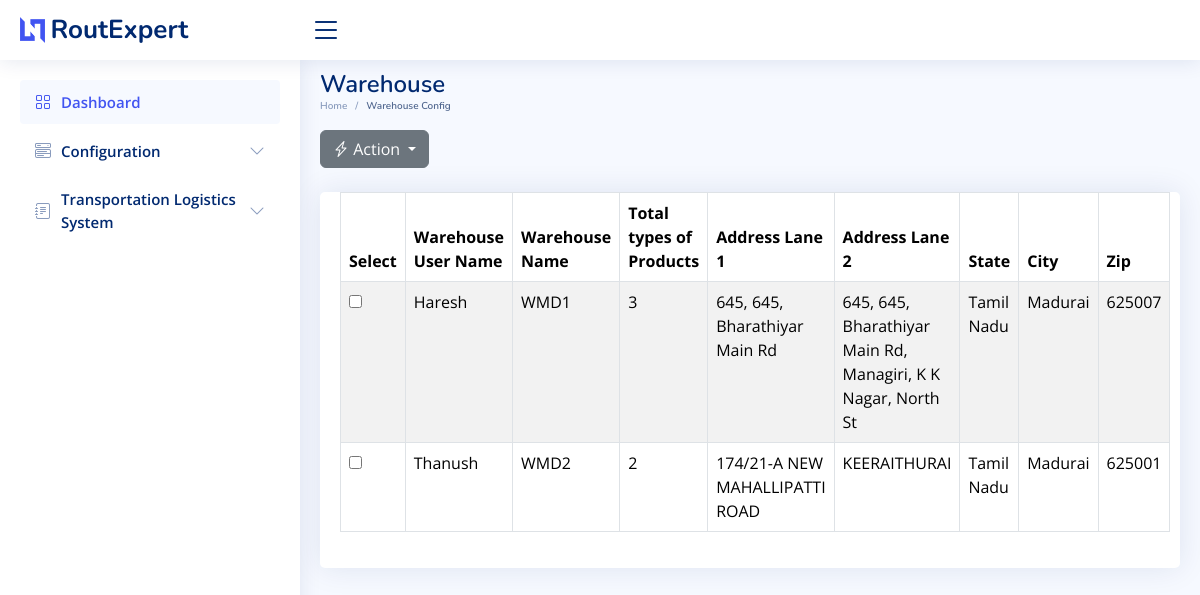
The app's page /warehouse_config with its own data.
### sql_app/model.py (models this page shows)
class Warehouse(Base):
    __tablename__ = "Warehouse"
    id = Column(Integer, primary_key=True, index=True)
    warehouse_user_name = Column(String)
    warehouse_name = Column(String)
    warehouse_prod_types = Column(String)
    address_lane_1 = Column(String)
    address_lane_2 = Column(String)
    city = Column(String)
    state = Column(String)
    zip = Column(String)

### main.py (the view)
@app.get("/warehouse_config", response_class=HTMLResponse)
async def warehouse_config(request: Request):
    warehouses = db.query(Warehouse).all()
    warehouse_list = []
    for warehouse in warehouses:
        warehouse_data = {
            "id": warehouse.id,
            "warehouse_user_name": warehouse.warehouse_user_name,
            "warehouse_name": warehouse.warehouse_name,
            "warehouse_prod_types": warehouse.warehouse_prod_types,
            "address_lane_1": warehouse.address_lane_1,
            "address_lane_2": warehouse.address_lane_2,
            "state": warehouse.state,
            "city": warehouse.city,
            "zip": warehouse.zip,
        }
        warehouse_list.append(warehouse_data)
    return templates.TemplateResponse("warehouse_config.html", {"request": request, "warehouse": warehouse_list})

### templates/warehouse_config.html (shortened to what this page needs)
<!DOCTYPE html>
<html lang="en">
  <head>
    <link
      href="../static/assets/vendor/bootstrap/css/bootstrap.min.css"
      rel="stylesheet"
    />
    <link
      href="../static/assets/vendor/bootstrap-icons/bootstrap-icons.css"
      rel="stylesheet"
    />
    <link
      href="../static/assets/vendor/boxicons/css/boxicons.min.css"
      rel="stylesheet"
    />
    <link
      href="../static/assets/vendor/quill/quill.snow.css"
      rel="stylesheet"
    />
    <link
      href="../static/assets/vendor/quill/quill.bubble.css"
      rel="stylesheet"
    />
    <link
      href="../static/assets/vendor/remixicon/remixicon.css"
      rel="stylesheet"
    />
    <link
      href="../static/assets/vendor/simple-datatables/style.css"
      rel="stylesheet"
    />
    <link href="../static/assets/css/style.css" rel="stylesheet" />
  </head>
  <body>
    <header id="header" class="header fixed-top d-flex align-items-center">
      <div class="d-flex align-items-center justify-content-between">
        <a href="/" class="logo d-flex align-items-center">
          <img src="../static/assets/img/logo.png" alt="" />
          <span class="d-none d-lg-block">RoutExpert</span>
        </a>
        <i class="bi bi-list toggle-sidebar-btn"></i>
      </div>
    </header>
    <aside id="sidebar" class="sidebar">
      <ul class="sidebar-nav" id="sidebar-nav">
        <li class="nav-item">
          <a class="nav-link" href="/">
            <i class="bi bi-grid"></i>
            <span>Dashboard</span>
          </a>
        </li>
        <li class="nav-item">
          <a
            class="nav-link collapsed"
            data-bs-target="#components-nav"
            data-bs-toggle="collapse"
            href="#"
          >
            <i class="bi bi-menu-button-wide"></i><span>Configuration</span
            ><i class="bi bi-chevron-down ms-auto"></i>
          </a>
        </li>
        <li class="nav-item">
          <a
            class="nav-link collapsed"
            data-bs-target="#forms-nav"
            data-bs-toggle="collapse"
            href="#"
          >
            <i class="bi bi-journal-text"></i
            ><span>Transportation Logistics System</span
            ><i class="bi bi-chevron-down ms-auto"></i>
          </a>
        </li>
      </ul>
    </aside>
    <main id="main" class="main">
        <div class="pagetitle">
          <h1>Warehouse</h1>
          <nav>
            <ol class="breadcrumb">
              <li class="breadcrumb-item"><a href="/">Home</a></li>
              <li class="breadcrumb-item active">Warehouse Config</li>
            </ol>
          </nav>
        </div>
        <section class="section dashboard">
              <div class="row">
                <div class="col-md-6">
                  <div class="dropdown d-inline-block">
                    <button class="btn btn-secondary dropdown-toggle" type="button" id="configurationDropdown"
                      data-bs-toggle="dropdown" aria-expanded="false">
                      <i class="bi bi-lightning-charge"></i> Action
                    </button>
                  </div>
                </div>
              </div>
            <div class="container-lg-10 mt-4">
              <div class="card">
                <div class="card-body">
                  <table class="table datatable table-bordered table-striped">
                    <thead class="thead-dark">
                      <tr>
                        <th>Select</th>
                        <th>Warehouse User Name</th>
                        <th>Warehouse Name</th>
                        <th>Total types of Products</th>
                        <th>Address Lane 1</th>
                        <th>Address Lane 2</th>
                        <th>State</th>
                        <th>City</th>
                        <th>Zip</th>
                      </tr>
                    </thead>
                    <tbody>
                      {% for warehouse in warehouse %}
                      <tr>
                        <td><input type="checkbox" name="selectedWarehouse" value="{{ warehouse.id }}"></td>
                        <td class="warehouse-info" data-column="warehouse_user_name">{{ warehouse.warehouse_user_name }}</td>
                        <td class="warehouse-info" data-column="warehouse_name">{{ warehouse.warehouse_name }}</td>
                        <td class="warehouse-info" data-column="warehouse_prod_types">{{ warehouse.warehouse_prod_types }}</td>
                        <td class="warehouse-info" data-column="address_lane_1">{{ warehouse.address_lane_1 }}</td>
                        <td class="warehouse-info" data-column="address_lane_2">{{ warehouse.address_lane_2 }}</td>
                        <td class="warehouse-info" data-column="state">{{ warehouse.state }}</td>
                        <td class="warehouse-info" data-column="city">{{ warehouse.city }}</td>
                        <td class="warehouse-info" data-column="zip">{{ warehouse.zip }}</td>
                      </tr>
                      {% endfor %}
                    </tbody>
                  </table>
                </div>
              </div>
            </div>
        </section>
      </main>
  </body>
</html>

### static/assets/css/style.css (style rules this page uses)
:root { scroll-behavior: smooth; }
body { font-family: "Open Sans", sans-serif; background: #f6f9ff; color: #444444; }
a { color: #4154f1; text-decoration: none; }
h1, h2, h3, h4, h5, h6 { font-family: "Nunito", sans-serif; }
#main { margin-top: 60px; padding: 10px 20px; font-size: 16px; transition: all 0.3s; }
.pagetitle { margin-bottom: 10px; }
.pagetitle h1 { font-size: 24px; margin-bottom: 0; font-weight: 600; color: #012970; }
.card { margin-bottom: 30px; border: none; border-radius: 5px; box-shadow: 0px 0 30px rgba(1, 41, 112, 0.1); }
.card-body { padding: 0 20px 20px 20px; }
.breadcrumb { font-size: 10px; font-family: "Nunito", sans-serif; color: #899bbd; font-weight: 600; }
.breadcrumb a { color: #899bbd; transition: 0.3s; }
.breadcrumb .breadcrumb-item::before { color: #899bbd; }
.breadcrumb .active { color: #51678f; font-weight: 600; }
.logo { line-height: 1; }
@media (min-width: 1200px) { .logo { width: 280px; } }
.logo img { max-height: 26px; margin-right: 6px; }
.logo span { font-size: 26px; font-weight: 700; color: #012970; font-family: "Nunito", sans-serif; }
.header { transition: all 0.5s; z-index: 997; height: 60px; box-shadow: 0px 2px 20px rgba(1, 41, 112, 0.1); background-color: #fff; padding-left: 20px; }
.header .toggle-sidebar-btn { font-size: 32px; padding-left: 10px; cursor: pointer; color: #012970; }
.sidebar { position: fixed; top: 60px; left: 0; bottom: 0; width: 300px; z-index: 996; transition: all 0.3s; padding: 20px; overflow-y: auto; scrollbar-width: thin; scrollbar-color: #aab7cf transparent; box-shadow: 0px 0px 20px rgba(1, 41, 112, 0.1); background-color: #fff; }
@media (min-width: 1200px) { #main, #footer { margin-left: 300px; } }
.sidebar-nav { padding: 0; margin: 0; list-style: none; }
.sidebar-nav li { padding: 0; margin: 0; list-style: none; }
.sidebar-nav .nav-item { margin-bottom: 5px; }
.sidebar-nav .nav-link { display: flex; align-items: center; font-size: 15px; font-weight: 600; color: #4154f1; transition: 0.3; background: #f6f9ff; padding: 10px 15px; border-radius: 4px; }
.sidebar-nav .nav-link i { font-size: 16px; margin-right: 10px; color: #4154f1; }
.sidebar-nav .nav-link.collapsed { color: #012970; background: #fff; }
.sidebar-nav .nav-link.collapsed i { color: #899bbd; }
.sidebar-nav .nav-link .bi-chevron-down { margin-right: 0; transition: transform 0.2s ease-in-out; }

### records on screen
Warehouse: warehouse_user_name "Haresh", warehouse_name "WMD1", warehouse_prod_types "3", address_lane_1 "645, 645, Bharathiyar Main Rd", address_lane_2 "645, 645, Bharathiyar Main Rd, Managiri, K K Nagar, North St", state "Tamil Nadu", city "Madurai", zip "625007"
Warehouse: warehouse_user_name "Thanush", warehouse_name "WMD2", warehouse_prod_types "2", address_lane_1 "174/21-A NEW MAHALLIPATTI ROAD", address_lane_2 "KEERAITHURAI", state "Tamil Nadu", city "Madurai", zip "625001"
